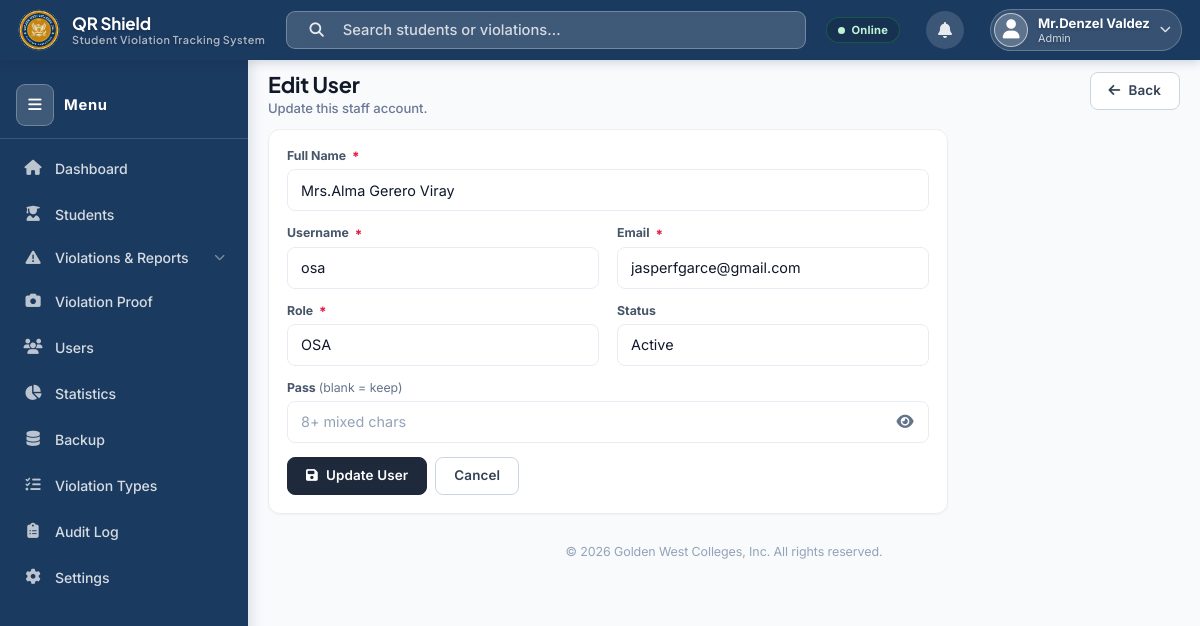
Screenshot of /admin/edit_user.php?id=3 (signed in) with the database file from the repository.
### tables this page shows
CREATE TABLE `users` (
  `id` int(10) unsigned NOT NULL AUTO_INCREMENT,
  `student_id` varchar(10) DEFAULT NULL,
  `firstname` varchar(60) DEFAULT NULL,
  `middlename` varchar(60) DEFAULT NULL,
  `lastname` varchar(60) DEFAULT NULL,
  `suffix` varchar(15) DEFAULT NULL,
  `fullname` varchar(180) NOT NULL,
  `username` varchar(60) NOT NULL,
  `email` varchar(150) NOT NULL,
  `password` varchar(255) NOT NULL,
  `role` enum('Student','Guard','OSA Staff','OSA','Admin') NOT NULL DEFAULT 'Student',
  `contact_number` varchar(20) DEFAULT NULL,
  `gender` enum('Male','Female','Other') DEFAULT NULL,
  `birthday` date DEFAULT NULL,
  `college_id` int(10) unsigned DEFAULT NULL,
  `course` varchar(150) DEFAULT NULL,
  `year_level` varchar(20) DEFAULT NULL,
  `section` varchar(20) DEFAULT NULL,
  `profile_picture` varchar(255) DEFAULT NULL,
  `qr_code` varchar(255) DEFAULT NULL,
  `status` enum('Active','Inactive') NOT NULL DEFAULT 'Active',
  `email_verified` tinyint(1) NOT NULL DEFAULT 1,
  `verify_code` varchar(6) DEFAULT NULL,
  `verify_expires` datetime DEFAULT NULL,
  `created_at` timestamp NOT NULL DEFAULT current_timestamp(),
  `login_otp_hash` varchar(255) DEFAULT NULL,
  `login_otp_expires` datetime DEFAULT NULL,
  `has_password` tinyint(1) NOT NULL DEFAULT 0,
  `reset_code_hash` varchar(255) DEFAULT NULL,
  `reset_expires` datetime DEFAULT NULL,
  `scanner_access` tinyint(1) NOT NULL DEFAULT 0,
  `scanner_session_token` char(64) DEFAULT NULL,
  `scanner_session_expires` datetime DEFAULT NULL,
  `device_token` varchar(64) DEFAULT NULL,
  `device_otp_hash` varchar(255) DEFAULT NULL,
  `device_otp_expires` datetime DEFAULT NULL,
  `device_otp_pending_token` varchar(64) DEFAULT NULL,
  PRIMARY KEY (`id`),
  UNIQUE KEY `username` (`username`),
  UNIQUE KEY `email` (`email`),
  UNIQUE KEY `student_id` (`student_id`),
  KEY `fk_user_college` (`college_id`),
  CONSTRAINT `fk_user_college` FOREIGN KEY (`college_id`) REFERENCES `colleges` (`id`) ON DELETE SET NULL
);

### admin/edit_user.php (the view, shortened to what this page needs)
<?php
require_once "../config/database.php";
$id = (int)$_GET['id'];
$stmt = $conn->prepare("SELECT * FROM users WHERE id=:id AND role <> 'Student'");
$stmt->execute([':id'=>$id]);
$user = $stmt->fetch(PDO::FETCH_ASSOC);
include "../includes/admin_header.php";
?>
<div class="admin-welcome-row">
  <div><h1>Edit User</h1><p>Update this staff account.</p></div>
  <a href="users.php" class="btn-outline"><i class="fas fa-arrow-left"></i> Back</a>
</div>
<div class="recent-table-wrap table-responsive" style="max-width:680px;">
  <form method="POST">
    <div class="form-grid">
      <div class="field full"><label for="fullname">Full Name <span class="req">*</span></label>
        <input id="fullname" type="text" name="fullname" class="vts-input" required value="<?php echo htmlspecialchars($user['fullname'] ?? ''); ?>" data-allow="letters" pattern="[A-Za-zÀ-ɏÑñ .'\-]{2,60}" title="Letters, spaces, hyphens, apostrophes and periods only." maxlength="80"></div>
      <div class="field"><label for="username">Username <span class="req">*</span></label>
        <input id="username" type="text" name="username" class="vts-input" required value="<?php echo htmlspecialchars($user['username'] ?? ''); ?>" data-allow="alnum" pattern="[A-Za-z0-9._\-]{3,40}" title="Letters, numbers, dots, underscores and hyphens only." maxlength="40"></div>
      <div class="field"><label for="email">Email <span class="req">*</span></label>
        <input id="email" type="email" name="email" class="vts-input" required value="<?php echo htmlspecialchars($user['email'] ?? ''); ?>"></div>
      <div class="field"><label for="role">Role <span class="req">*</span></label>
        <select id="role" name="role" class="vts-select" required>
          <?php
            $roleOpts = ['Admin','OSA','OSA Staff','Guard'];
            foreach($roleOpts as $r): ?>
            <option <?php echo (($user['role']??'')===$r)?'selected':''; ?>><?php echo $r; ?></option>
          <?php endforeach; ?>
        </select></div>
      <div class="field"><label for="status">Status</label>
        <select id="status" name="status" class="vts-select">
          <option <?php echo (($user['status']??'')==='Active')?'selected':''; ?>>Active</option>
        </select></div>
      <div class="field full"><label for="pwd">Pass <span style="color:var(--text-muted);font-weight:400;text-transform:none;">(blank = keep)</span></label>
        <div class="password-wrap">
          <input type="password" autocomplete="new-password" name="password" id="pwd" class="vts-input" placeholder="8+ mixed chars">
          <button type="button" class="eye" aria-label="Show password" title="Show password"><i class="fas fa-eye" aria-hidden="true"></i></button>
        </div></div>
    </div>
    <div class="u-actions u-mt-14">
      <button type="submit" class="btn-primary"><i class="fas fa-floppy-disk"></i> Update User</button>
      <a href="users.php" class="btn-outline">Cancel</a>
    </div>
  </form>
</div>
<?php include "../includes/admin_footer.php"; ?>

### assets/css/vts-theme.css (style rules this page uses)
*, *::before, *::after { margin: 0; padding: 0; box-sizing: border-box; }
:root { --navy: #1a3a6b; --navy-dark: #122a52; --navy-light: #1e4580; --gold: #c9a227; --gold-light: #e2b83a; --gold-pale: #f5e9c0; --white: #ffffff; --bg: #f0f4fa; --surface: #ffffff; --text: #1a2340; --text-muted: #5a6a8a; --text-soft: #55617a; --text-faint: #9aa6bd; --border: #dde4f0; --border-soft: #e2e8f5; --surface-alt: #eef2f8; --surface-tint:#e8eef9; --danger: #e03535; --warning: #e07a10; --success: #1b7f46; --info: #1576c4; --sidebar-w: 260px; --navbar-h: 52px; --radius: 12px; --shadow-sm: 0 2px 8px rgba(26,58,107,0.10); --shadow-md: 0 4px 20px rgba(26,58,107,0.15); --shadow-lg: 0 8px 40px rgba(26,58,107,0.20); --grad-header: linear-gradient(90deg, var(--navy) 0%, #2a5298 50%, var(--gold) 100%); --font-ui: 'Inter', system-ui, sans-serif; --font-display: Georgia, serif; }
body { font-family: var(--font-ui); background: var(--bg); color: var(--text); min-height: 100vh; }
a { text-decoration: none; color: inherit; }
button, .btn { cursor: pointer; font-family: inherit; }
body.has-bg-image { background-size: cover; background-position: center; background-attachment: fixed; }
.vts-input { width: 100%; padding: 11px 14px; border: 1.5px solid var(--border); border-radius: 8px; font-size: 0.9rem; color: var(--text); background: #fff; transition: border-color 0.2s, box-shadow 0.2s; outline: none; font-family: inherit; }
.vts-input::placeholder { color: #a0aec0; }
.btn-primary { display: inline-flex; align-items: center; gap: 8px; background: var(--navy); color: var(--white); border: none; padding: 11px 22px; border-radius: 8px; font-size: 0.88rem; font-weight: 700; letter-spacing: 0.04em; transition: background 0.2s, transform 0.1s, box-shadow 0.2s; text-transform: uppercase; }
.btn-outline { background: transparent; border: 2px solid var(--navy); color: var(--navy); padding: 9px 20px; border-radius: 8px; font-size: 0.88rem; font-weight: 700; letter-spacing: 0.04em; transition: all 0.2s; text-transform: uppercase; display: inline-flex; align-items: center; gap: 8px; }
.u-actions { display: flex; gap: 8px; flex-wrap: wrap; }
.u-mt-14 { margin-top: 14px; }

### assets/css/vts-admin.css (style rules this page uses)
.vts-input, .vts-select, .vts-input-validate { border: 2px solid var(--border); transition: border-color .18s ease, box-shadow .18s ease, background .18s ease; }
.form-grid { display: grid; grid-template-columns: 1fr 1fr; gap: 14px 18px; }
.form-grid .full { grid-column: 1 / -1; }
.field label { display: block; font-size: .76rem; font-weight: 700; color: var(--navy); margin-bottom: 5px; text-transform: uppercase; letter-spacing: .04em; }
.field label .req { color: var(--danger); }
.field .vts-input, .field .vts-select { width: 100%; padding: 11px 13px; border-radius: 9px; font-size: .9rem; font-family: inherit; color: var(--text); background: #fff; outline: none; }
.field .vts-select { cursor: pointer; appearance: none; background-repeat: no-repeat; background-position: right 13px center; padding-right: 34px; }
.password-wrap { position: relative; }
.password-wrap .vts-input { padding-right: 46px; }
.password-wrap .eye { position: absolute; right: 8px; top: 50%; transform: translateY(-50%); background: none; border: none; cursor: pointer; color: var(--text-muted); font-size: 1.05rem; padding: 6px 8px; border-radius: 6px; line-height: 1; transition: color .15s, background .15s; }
.admin-welcome-row { display: flex; align-items: flex-start; justify-content: space-between; margin-bottom: 22px; flex-wrap: wrap; gap: 12px; }
.admin-welcome-row h1 { font-size: 1.5rem; font-weight: 800; color: var(--text); }
.admin-welcome-row p { font-size: .86rem; color: var(--text-muted); margin-top: 2px; }
.recent-table-wrap { background: #fff; border-radius: 14px; box-shadow: var(--shadow-sm); border: 1px solid #eef2f8; padding: 18px 20px; }

### assets/css/vts-forms.css (style rules this page uses)
.req { color:#e0402f; font-weight:800; font-size:1.05em; line-height:1; margin-left:3px; vertical-align:middle; }
.field label, .form-group label { font-size:.82rem; font-weight:700; color:#33415c; margin-bottom:6px; display:block; }

### includes/header.php (style rules this page uses)
body.has-bg-image { background: linear-gradient(160deg, #0f2a52 0%, #14375f 46%, #0b1f3f 100%); background-attachment: fixed; }

### rows the page displays
users: fullname "Mrs.Alma Gerero Viray", username "osa", email "jasperfgarce@gmail.com", role "OSA", status "Active"

### other values shown
APP_NAME "QR Shield"
APP_TAGLINE "Student Violation Tracking System"
$fullname "Mr.Denzel Valdez"
vts_role_label($role) "Admin"
